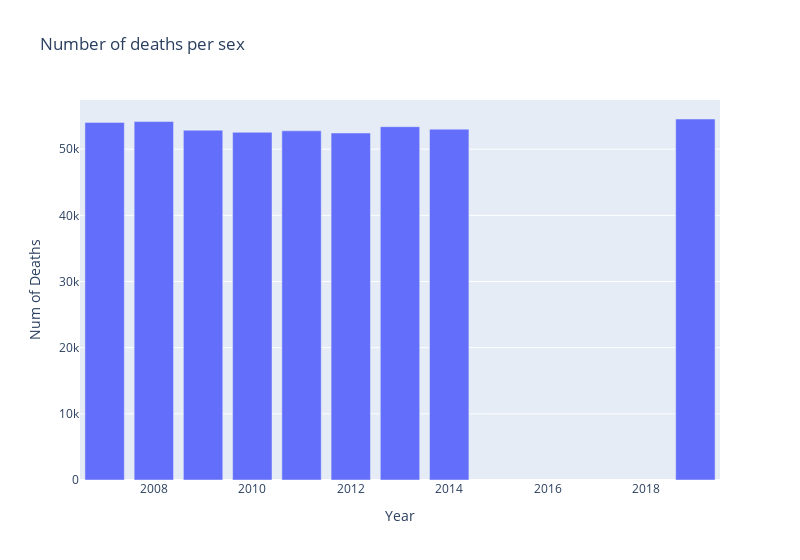

Source (notebook cell):
### Code cell
dfDeathsPerYear = nycDF.groupBy('Year').agg({'Deaths':'sum'}).sort("Year").toPandas()
configure_plotly_browser_state()
px.bar(data_frame=dfDeathsPerYear, x = 'Year', y = 'sum(Deaths)', title = "Number of deaths per sex",labels = {"sum(Deaths)":"Num of Deaths"}, width = 800)
#The data for 2015, 2016, 2017 is not in the Dataset

### Figure 1 — Plotly figure (JSON) as saved in the notebook; plotly's stock layout.template omitted (floating-point values rounded to 4 significant figures)
{"data": [{"alignmentgroup": "True", "hovertemplate": "Year=%{x}<br>Num of Deaths=%{y}<extra></extra>", "legendgroup": "", "marker": {"color": "#636efa", "pattern": {"shape": ""}}, "name": "", "offsetgroup": "", "orientation": "v", "showlegend": false, "textposition": "auto", "type": "bar", "x": [2007, 2008, 2009, 2010, 2011, 2012, 2013, 2014, 2019], "xaxis": "x", "y": [54048, 54176, 52864, 52549, 52774, 52444, 53399, 53020, 54559], "yaxis": "y"}], "layout": {"barmode": "relative", "legend": {"tracegroupgap": 0}, "title": {"text": "Number of deaths per sex"}, "width": 800, "xaxis": {"anchor": "y", "domain": [0, 1], "title": {"text": "Year"}}, "yaxis": {"anchor": "x", "domain": [0, 1], "title": {"text": "Num of Deaths"}}}}
